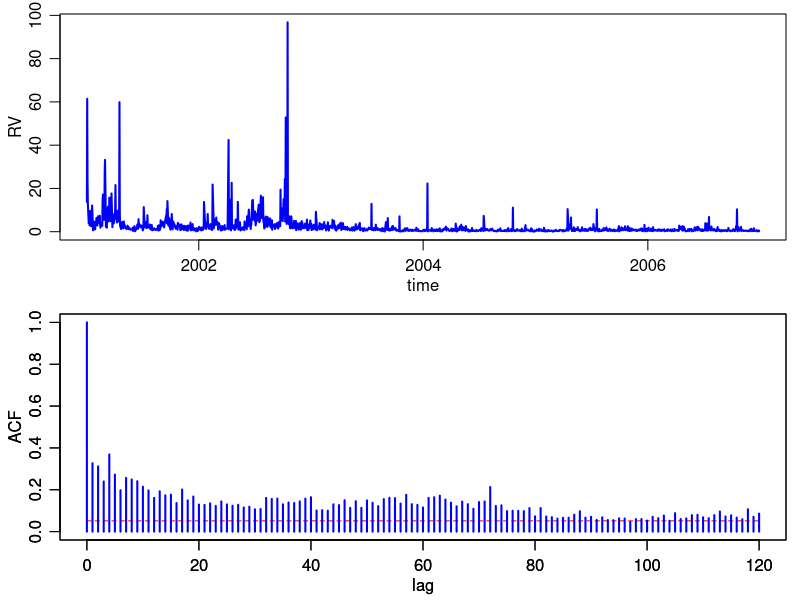

This chart was generated by the following R code:
ibm <- read.table("ibm.dat",header=F,col.names=c("date","rv","returns"))

pdf(file="rv_ts_acf.pdf",paper="special",width=6,height=6)
op <- par(no.readonly=TRUE)

par(mgp=c(1.75,0.75,0))
par(mar=c(3,3,0.7,0.7))
par(mfrow=c(2,1))

plot(as.Date(as.character(ibm$date),"%Y%m%d"),ibm$rv,type="l",xlab="time",ylab="RV",lwd=2,col="blue")

acfData<-acf(ibm$rv,lag.max=120,type="correlation",plot=FALSE)
conf<-2/sqrt(length(ibm$rv))

plot(acfData$lag,array(data=conf,dim=length(acfData$lag)),type="l",xlab="lag",ylab="ACF",lwd=1,col="red",lty=2,ylim=c(0,1))
par(new=T)
plot(acfData$lag,acfData$acf,type="h",xlab="lag",ylab="ACF",lwd=2,col="blue",ylim=c(0,1))

par(op)
dev.off()

